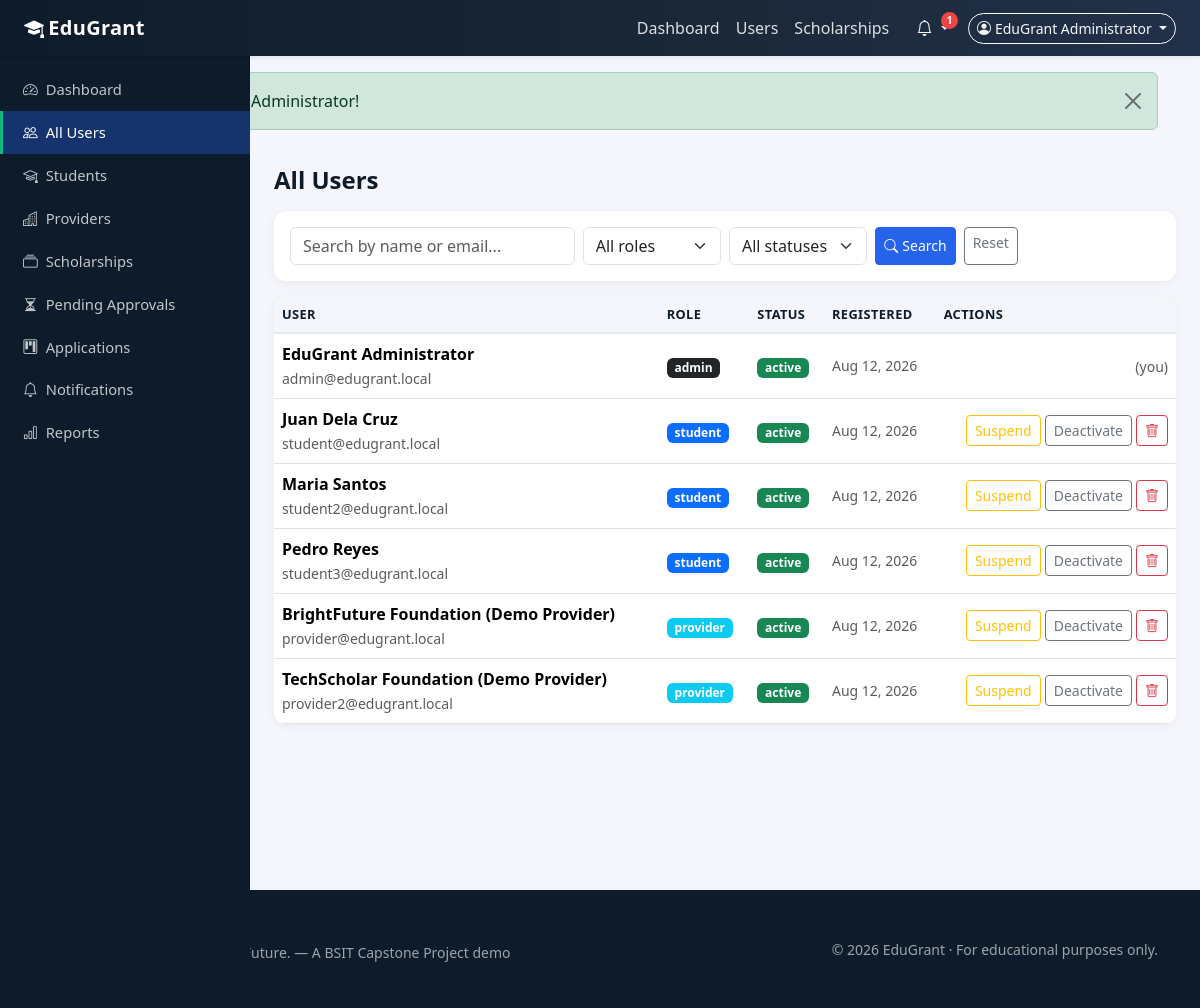
The page /admin/users.php (signed in) on the database its author committed.
### tables this page shows
CREATE TABLE `users` (
  `id` INT UNSIGNED NOT NULL AUTO_INCREMENT,
  `name` VARCHAR(150) NOT NULL,
  `email` VARCHAR(190) NOT NULL,
  `password` VARCHAR(255) NOT NULL,
  `role` ENUM('student','provider','admin') NOT NULL DEFAULT 'student',
  `status` ENUM('active','inactive','suspended') NOT NULL DEFAULT 'active',
  `created_at` DATETIME NOT NULL DEFAULT CURRENT_TIMESTAMP,
  `updated_at` DATETIME NOT NULL DEFAULT CURRENT_TIMESTAMP ON UPDATE CURRENT_TIMESTAMP,
  PRIMARY KEY (`id`),
  UNIQUE KEY `uq_users_email` (`email`)
);

### includes/functions.php (called while the page is built, shortened)
<?php
function url(string $path = ''): string
{
    return BASE_URL . '/' . ltrim($path, '/');
}
function e(?string $value): string
{
    return htmlspecialchars((string)$value, ENT_QUOTES, 'UTF-8');
}
function clean(string $value): string
{
    return trim(strip_tags($value));
}
function formatDate(?string $date, string $format = 'F j, Y'): string
{
    $ts = strtotime($date);
    return $ts ? date($format, $ts) : '—';
}
function getUnreadNotificationCount(int $userId): int
{
    $pdo = db();
    $stmt = $pdo->prepare('SELECT COUNT(*) AS c FROM notifications WHERE user_id = ? AND is_read = 0');
    $stmt->execute([$userId]);
    return (int)$stmt->fetch()['c'];
}

### includes/auth.php (called while the page is built, shortened)
<?php
require_once __DIR__ . '/functions.php';
function isLoggedIn(): bool
{
    return isset($_SESSION['user_id']);
}
function getCurrentUser(): ?array
{
    return [
        'id'     => (int)$_SESSION['user_id'],
        'name'   => $_SESSION['user_name'] ?? '',
        'email'  => $_SESSION['user_email'] ?? '',
        'role'   => $_SESSION['user_role'] ?? '',
    ];
}

### admin/users.php (the view, shortened to what this page needs)
<?php
require_once __DIR__ . '/../includes/functions.php';
require_once __DIR__ . '/../includes/auth.php';
$user = getCurrentUser();
$pdo  = db();
$search = clean($_GET['q'] ?? '');
$where = ['1=1'];
$params = [];
$stmt = $pdo->prepare('SELECT * FROM users u WHERE ' . implode(' AND ', $where) . ' ORDER BY u.created_at DESC');
$stmt->execute($params);
$users = $stmt->fetchAll();
$page_active = 'users';
include BASE_PATH . '/includes/header.php';
?>
<div class="container-fluid p-0">
    <div class="d-flex">
        <?php include BASE_PATH . '/includes/sidebar.php'; ?>
        <div class="flex-grow-1 dashboard-content">
            <div class="px-3 px-lg-4">
                <h4 class="fw-bold text-navy mb-3">All Users</h4>
                <div class="card card-body py-3 mb-3">
                    <form method="get" class="row g-2">
                        <div class="col-md-4">
                            <input type="text" class="form-control" name="q" placeholder="Search by name or email..." value="<?php echo e($search); ?>">
                        </div>
                        <div class="col-6 col-md-2">
                            <select class="form-select" name="role">
                                <option value="">All roles</option>
                            </select>
                        </div>
                        <div class="col-6 col-md-2">
                            <select class="form-select" name="status">
                                <option value="">All statuses</option>
                            </select>
                        </div>
                        <div class="col-md-auto d-flex gap-2">
                            <button type="submit" class="btn btn-primary-soft btn-sm"><i class="bi bi-search me-1"></i>Search</button>
                            <a class="btn btn-outline-secondary btn-sm" href="<?php echo url('admin/users.php'); ?>">Reset</a>
                        </div>
                    </form>
                </div>
                <div class="card">
                    <div class="table-responsive">
                        <table class="table align-middle mb-0">
                            <thead>
                                <tr>
                                    <th>User</th>
                                    <th>Role</th>
                                    <th>Status</th>
                                    <th>Registered</th>
                                    <th>Actions</th>
                                </tr>
                            </thead>
                            <tbody>
                                <?php foreach ($users as $u): ?>
                                    <tr>
                                        <td>
                                            <div class="fw-semibold"><?php echo e($u['name']); ?></div>
                                            <small class="text-muted"><?php echo e($u['email']); ?></small>
                                        </td>
                                        <td><span class="badge <?php echo $u['role'] === 'admin' ? 'bg-dark' : ($u['role'] === 'provider' ? 'bg-info' : 'bg-primary'); ?>"><?php echo e($u['role']); ?></span></td>
                                        <td>
                                            <span class="badge <?php echo $u['status'] === 'active' ? 'bg-success' : ($u['status'] === 'suspended' ? 'bg-danger' : 'bg-secondary'); ?>"><?php echo e($u['status']); ?></span>
                                        </td>
                                        <td class="text-muted small"><?php echo e(formatDate($u['created_at'], 'M j, Y')); ?></td>
                                        <td class="text-end">
                                            <?php if ($u['id'] !== $user['id']): ?>
                                                <div class="d-inline-flex gap-1 flex-wrap">
                                                    <?php if ($u['status'] !== 'suspended'): ?>
                                                        <form method="post">
                                                            <button class="btn btn-sm btn-outline-warning" title="Suspend">Suspend</button>
                                                        </form>
                                                    <?php endif; ?>
                                                    <?php if ($u['status'] !== 'inactive'): ?>
                                                        <form method="post">
                                                            <button class="btn btn-sm btn-outline-secondary" title="Deactivate">Deactivate</button>
                                                        </form>
                                                    <?php endif; ?>
                                                    <?php if ($u['role'] !== 'admin'): ?>
                                                        <form method="post" onsubmit="return confirm('Delete this user and all related records? This cannot be undone.');">
                                                            <button class="btn btn-sm btn-outline-danger" title="Delete"><i class="bi bi-trash"></i></button>
                                                        </form>
                                                    <?php endif; ?>
                                                </div>
                                            <?php else: ?>
                                                <span class="text-muted small">(you)</span>
                                            <?php endif; ?>
                                        </td>
                                    </tr>
                                <?php endforeach; ?>
                            </tbody>
                        </table>
                    </div>
                </div>
            </div>
        </div>
    </div>
</div>
<?php include BASE_PATH . '/includes/footer.php'; ?>

### includes/navbar.php (shortened to what this page needs)
<nav class="navbar navbar-expand-lg navbar-dark edu-navbar sticky-top shadow-sm">
    <div class="container-fluid px-3 px-lg-4">
        <a class="navbar-brand fw-bold" href="<?php echo url('index.php'); ?>">
            <i class="bi bi-mortarboard-fill me-1"></i><?php echo e(APP_NAME); ?>
        </a>
        <div class="collapse navbar-collapse" id="eduNavbar">
            <?php if (!$currentUser): ?>
                <ul class="navbar-nav ms-auto align-items-lg-center">
                    <li class="nav-item"><a class="nav-link <?php echo $page_active === 'home' ? 'active' : ''; ?>" href="<?php echo url('index.php'); ?>">Home</a></li>
                    <li class="nav-item"><a class="nav-link" href="<?php echo url('index.php#scholarships'); ?>">Scholarships</a></li>
                    <li class="nav-item"><a class="nav-link" href="<?php echo url('index.php#how'); ?>">How It Works</a></li>
                    <li class="nav-item ms-lg-2"><a class="btn btn-outline-light btn-sm px-3 me-lg-2" href="<?php echo url('login.php'); ?>">Log In</a></li>
                    <li class="nav-item"><a class="btn btn-accent btn-sm px-3" href="<?php echo url('register.php'); ?>">Get Started</a></li>
                </ul>
            <?php else: ?>
                <ul class="navbar-nav ms-auto align-items-lg-center">
                    <?php if ($currentUser['role'] === 'student'): ?>
                        <li class="nav-item"><a class="nav-link <?php echo $page_active === 'dashboard' ? 'active' : ''; ?>" href="<?php echo url('student/dashboard.php'); ?>">Dashboard</a></li>
                        <li class="nav-item"><a class="nav-link <?php echo $page_active === 'scholarships' ? 'active' : ''; ?>" href="<?php echo url('student/scholarships.php'); ?>">Scholarships</a></li>
                        <li class="nav-item"><a class="nav-link <?php echo $page_active === 'applications' ? 'active' : ''; ?>" href="<?php echo url('student/applications.php'); ?>">My Applications</a></li>
                        <li class="nav-item"><a class="nav-link <?php echo $page_active === 'saved' ? 'active' : ''; ?>" href="<?php echo url('student/saved-scholarships.php'); ?>">Saved</a></li>
                    <?php else: ?>
                        <li class="nav-item"><a class="nav-link <?php echo $page_active === 'dashboard' ? 'active' : ''; ?>" href="<?php echo url('admin/dashboard.php'); ?>">Dashboard</a></li>
                        <li class="nav-item"><a class="nav-link" href="<?php echo url('admin/users.php'); ?>">Users</a></li>
                        <li class="nav-item"><a class="nav-link" href="<?php echo url('admin/scholarships.php'); ?>">Scholarships</a></li>
                    <?php endif; ?>
                    <li class="nav-item ms-lg-2">
                        <div class="dropdown">
                            <button class="btn btn-icon dropdown-toggle" type="button" data-bs-toggle="dropdown" aria-expanded="false">
                                <i class="bi bi-bell"></i>
                                <?php if ($notifCount > 0): ?><span class="notif-badge"><?php echo $notifCount; ?></span><?php endif; ?>
                            </button>
                        </div>
                    </li>
                    <li class="nav-item ms-lg-2">
                        <div class="dropdown">
                            <button class="btn btn-outline-light btn-sm dropdown-toggle user-chip" type="button" data-bs-toggle="dropdown" aria-expanded="false">
                                <i class="bi bi-person-circle me-1"></i><?php echo e($currentUser['name']); ?>
                            </button>
                        </div>
                    </li>
                </ul>
            <?php endif; ?>
        </div>
    </div>
</nav>

### assets/css/style.css (style rules this page uses)
:root { --edu-navy: #0d1b2a; --edu-navy-2: #1b2838; --edu-blue: #2563eb; --edu-blue-dark: #1e4fc2; --edu-bg: #f4f6fb; --edu-card-bg: #ffffff; --edu-green: #10b981; --edu-green-dark: #0d9d6e; --edu-border: #e4e7ef; --edu-text: #1f2937; --edu-muted: #6b7280; --edu-sidebar-width: 250px; --edu-radius: 12px; }
body { font-family: "Segoe UI", system-ui, -apple-system, "Helvetica Neue", Arial, sans-serif; background-color: var(--edu-bg); color: var(--edu-text); min-height: 100vh; }
.edu-navbar { background: linear-gradient(90deg, var(--edu-navy) 0%, var(--edu-navy-2) 60%, #22314a 100%); }
.edu-navbar .navbar-brand { font-size: 1.25rem; letter-spacing: .3px; }
.edu-navbar .nav-link { color: rgba(255, 255, 255, .85); }
.btn-primary-soft { background-color: var(--edu-blue); border-color: var(--edu-blue); color: #fff; }
.btn-icon { position: relative; color: #fff; background: transparent; border: none; padding: .4rem .7rem; }
.user-chip { border-radius: 20px; }
.notif-badge { position: absolute; top: 2px; right: 2px; background: #ef4444; color: #fff; font-size: .65rem; font-weight: 700; border-radius: 50%; min-width: 17px; height: 17px; line-height: 17px; text-align: center; padding: 0 4px; }
.dashboard-layout { background: var(--edu-bg); }
.dashboard-content { margin-left: var(--edu-sidebar-width); padding-top: 1.25rem; padding-bottom: 2rem; min-height: calc(100vh - 56px); }
.card { border: none; border-radius: var(--edu-radius); box-shadow: 0 2px 10px rgba(13, 27, 42, .05); }
.table thead th { background: var(--edu-bg); border-bottom: 2px solid var(--edu-border); color: var(--edu-navy); font-size: .8rem; text-transform: uppercase; letter-spacing: .4px; white-space: nowrap; }
.table td { vertical-align: middle; }
.table-responsive { border-radius: var(--edu-radius); }
.text-navy { color: var(--edu-navy) !important; }

### rows shown on the page
users: id "1", name "EduGrant Administrator", email "admin@edugrant.local", role "admin", status "active", created_at "Aug 12, 2026", shows "(you)"
users: name "Juan Dela Cruz", email "student@edugrant.local", role "student", status "active", created_at "Aug 12, 2026"
users: name "Maria Santos", email "student2@edugrant.local", role "student", status "active", created_at "Aug 12, 2026"
users: name "Pedro Reyes", email "student3@edugrant.local", role "student", status "active", created_at "Aug 12, 2026"
users: name "BrightFuture Foundation (Demo Provider)", email "provider@edugrant.local", role "provider", status "active", created_at "Aug 12, 2026"
users: name "TechScholar Foundation (Demo Provider)", email "provider2@edugrant.local", role "provider", status "active", created_at "Aug 12, 2026"

### other values the page prints
APP_NAME "EduGrant"
$label "Dashboard All Users Students Providers Scholarships Pending Approvals Applications Notifications Reports"
